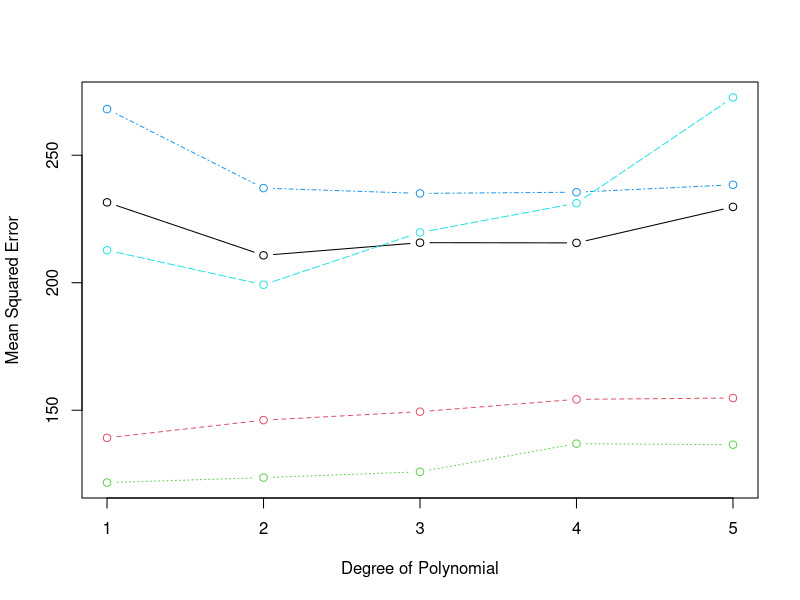

Recreate this plot in R.
## ---- chunk 1
library(tidyverse)
## ---- chunk 2
data <- read.table("dados.full-preparadoP2.csv", sep = ";", header = T)
data <- data %>%
  mutate(across(c(nc, ac, dc, tchr), ~ as.numeric(gsub(",", ".", .))))
str(data)
## ---- chunk 3
set.seed(1)
sorteio <- sample(1:length(data$tchr), replace = FALSE)
## ---- chunk 4
k <- 5
cvs <- split(sorteio,1:k)
cv <- 1:k 
## ---- chunk 5
grau.polinomio <- 5
cv.error.5 <- matrix (NA, nrow = k, ncol = grau.polinomio)
## ---- chunk 6
for (k in cv) { 
  for (i in 1:grau.polinomio) {
    
    glm.fit <- glm(tchr ~ poly(nc ,i), data = data[-c(cvs[[k]]),])
    
    cv.error.5[k,i] <- mean((data$tchr-predict(glm.fit, data))[cvs[[k]]]^2, na.rm = T)
    
  }
}
## ---- chunk 7
cv.error.5
## ---- chunk 8
matplot(1:grau.polinomio, t(cv.error.5), type = "b", pch = 1,
        ylab = "Mean Squared Error", xlab = "Degree of Polynomial")
## ---- chunk 9
colMeans(cv.error.5)
## ---- chunk 10
diag(var(cv.error.5))
## ---- chunk 11
cv.error.nc <- matrix(NA, nrow = k, ncol = grau.polinomio)
for (k in cv) { 
  for (i in 1:grau.polinomio) {
    glm.fit <- glm(tchr ~ poly(nc ,i), data = data[-c(cvs[[k]]),])
    cv.error.nc[k,i] <- mean((data$tchr-predict(glm.fit, data))[cvs[[k]]]^2, na.rm = T)
  }
}
melhor_grau_nc <- which.min(colMeans(cv.error.nc))

cv.error.ac <- matrix(NA, nrow = k, ncol = grau.polinomio)
for (k in cv) { 
  for (i in 1:grau.polinomio) {
    glm.fit <- glm(tchr ~ poly(ac ,i), data = data[-c(cvs[[k]]),])
    cv.error.ac[k,i] <- mean((data$tchr-predict(glm.fit, data))[cvs[[k]]]^2, na.rm = T)
  }
}
melhor_grau_ac <- which.min(colMeans(cv.error.ac))

cv.error.dc <- matrix(NA, nrow = k, ncol = grau.polinomio)
for (k in cv) { 
  for (i in 1:grau.polinomio) {
    glm.fit <- glm(tchr ~ poly(dc ,i), data = data[-c(cvs[[k]]),])
    cv.error.dc[k,i] <- mean((data$tchr-predict(glm.fit, data))[cvs[[k]]]^2, na.rm = T)
  }
}
melhor_grau_dc <- which.min(colMeans(cv.error.dc))
## ---- chunk 12
formula_final <- as.formula(paste(
  "tchr ~ poly(nc,", melhor_grau_nc, ") +",
  "poly(ac,", melhor_grau_ac, ") +",
  "poly(dc,", melhor_grau_dc, ")"
))
formula_final
## ---- chunk 13
cv.error.final <- matrix(NA, nrow = k, ncol = 1)

for (k in cv) {
  glm.final <- glm(formula_final, data = data[-c(cvs[[k]]), ])
  cv.error.final[k, 1] <- mean((data$tchr - predict(glm.final, data))[cvs[[k]]]^2, na.rm = TRUE)
}

cv.error.final

mean(cv.error.final)

## ---- chunk 14
data1 <- data |> filter(exp == 1)


## ---- chunk 15

